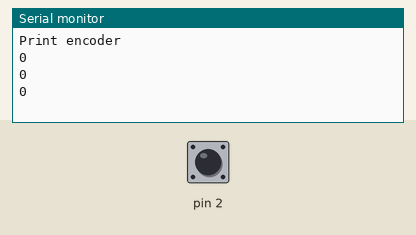
Bench run of a sketch on a simulated Arduino Uno, built with avr-gcc and run on an emulated ATmega328P. Shown: the last lines printed to the serial monitor. Inputs (shaded band) come from the test bench; at power-on: pin 2 HIGH.

Above: at 1.2 s.
1.3 s: pin 2 pulled LOW for 0.15 s
At 1.9 s:
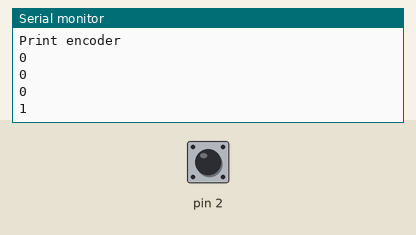
2.9 s: pin 2 pulled LOW for 1 s
At 4.4 s:
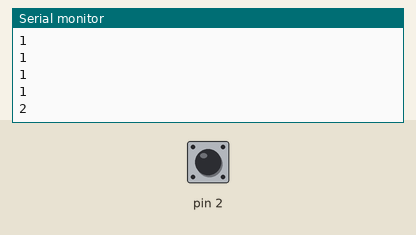
5.4 s: pin 2 pulled LOW for 0.15 s
At 6.4 s:
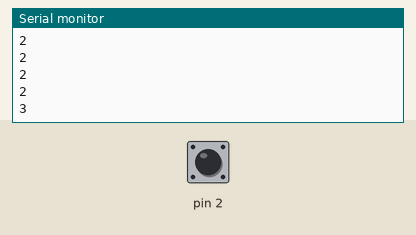
Timing chart, 0 to 8.4 s (numbered marks = the images above; inputs shaded):
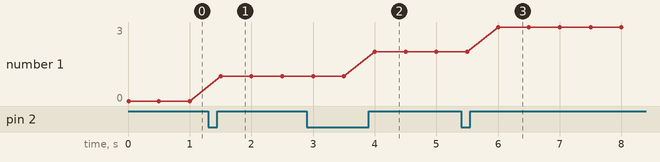

Measured:
- after the input at 1.3 s, the serial monitor: prints a new line after 0.20 s (image 1)
- after the input at 2.9 s, the serial monitor: prints a new line after 1.1 s (image 2)
- after the input at 5.4 s, the serial monitor: prints a new line after 0.60 s (image 3)
- plotted number 1: 0 → 1 after the input at 1.3 s, 1 → 2 after the input at 2.9 s, 2 → 3 after the input at 5.4 s

The sketch:

sketch_mar30b.ino
```cpp
int count = 0;

void setup(){
  pinMode(2, INPUT_PULLUP);
  pinMode(2, INPUT_PULLUP);
  Serial.begin(9600);
  Serial.println("Print encoder");
  attachInterrupt(digitalPinToInterrupt(2),ADD, RISING);
}
void loop(){
  Serial.println(count);
  delay(500);
  Serial.begin(9600);
}
void ADD(){
  count++;
}
```
